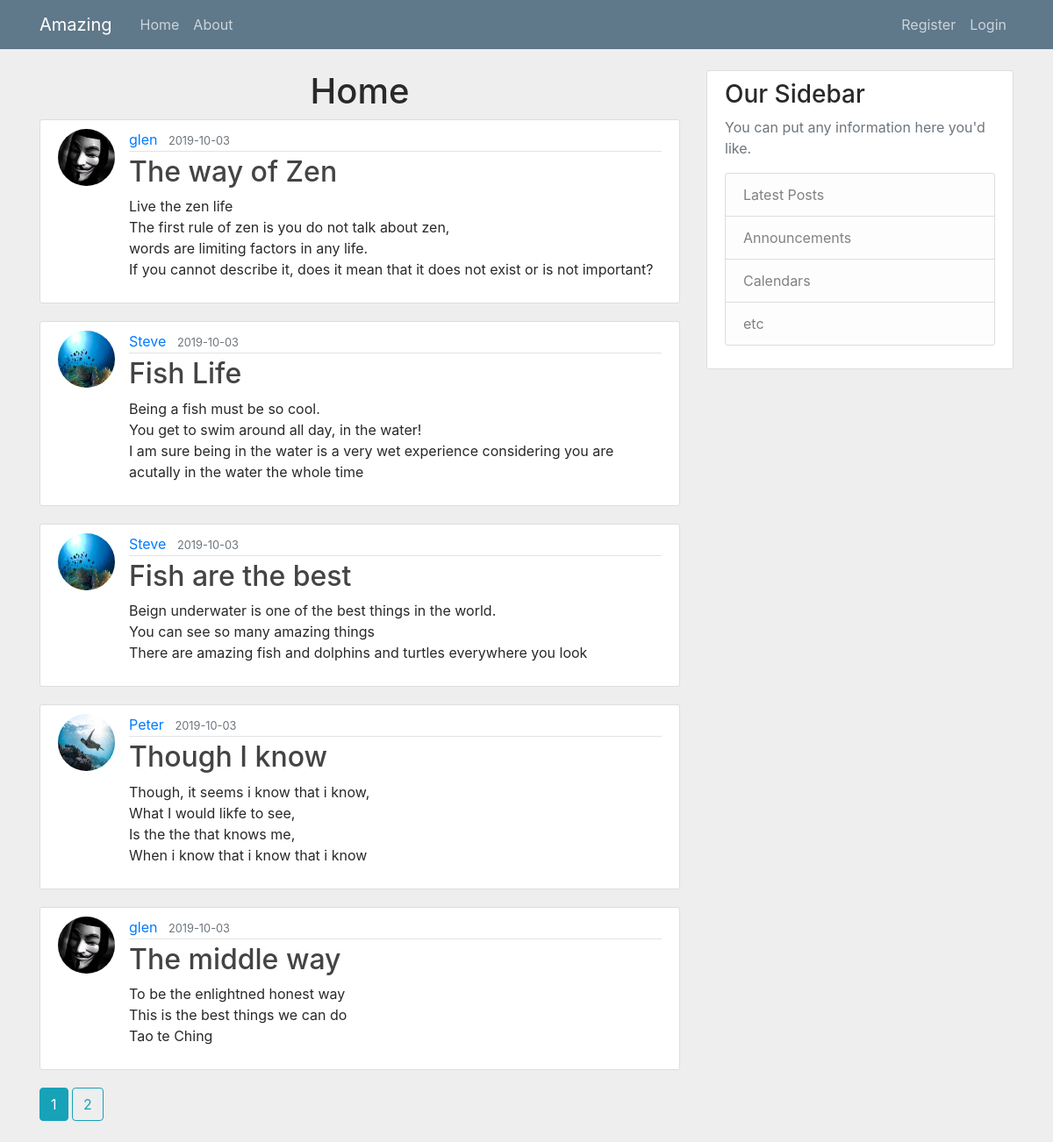
Page /home on the earlier database version.
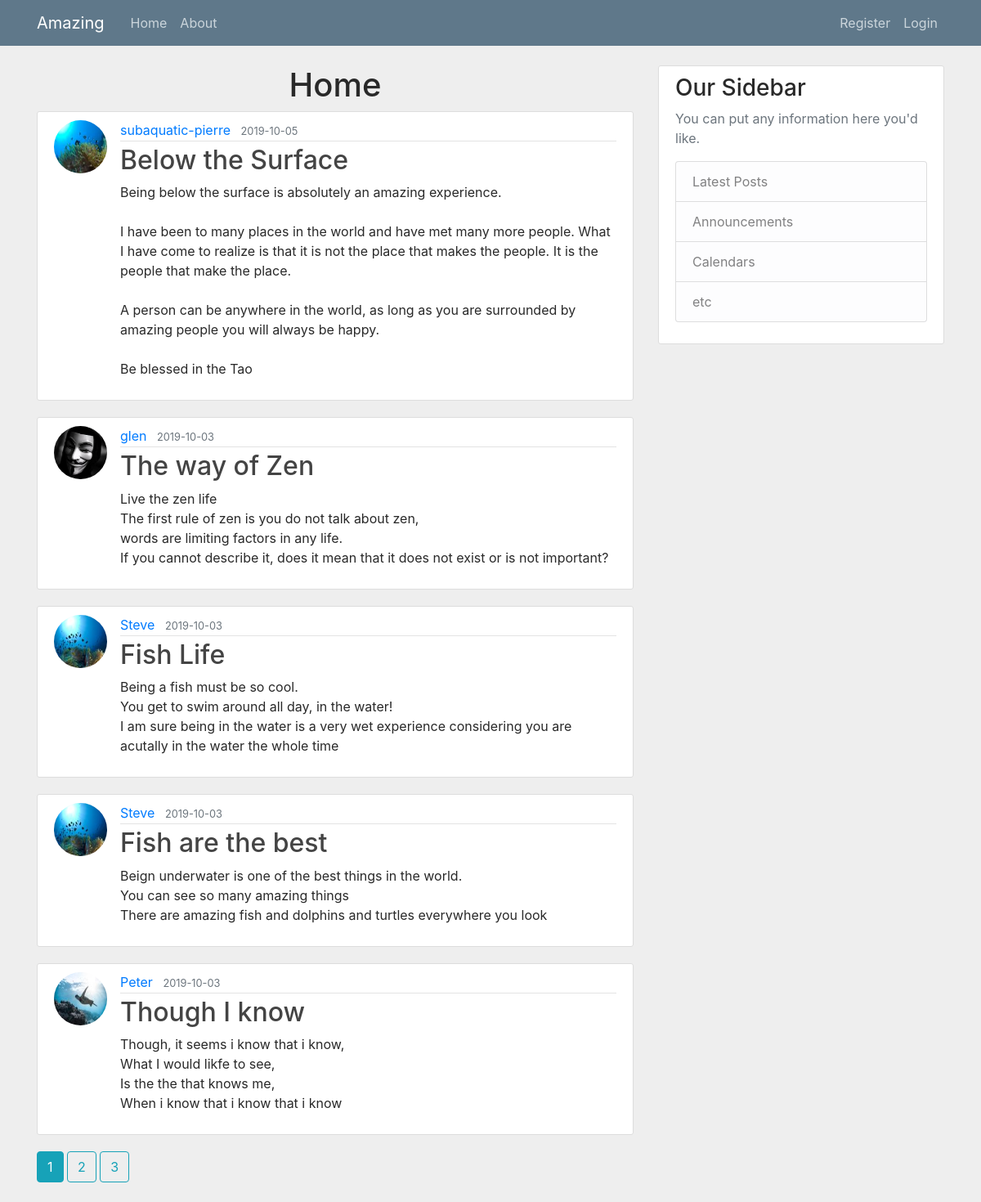
Same page on the later database version.
### flaskblog/models.py (models this page shows, shortened)
class Post(db.Model):
    id = db.Column(db.Integer, primary_key=True)
    title = db.Column(db.String(100), nullable=False)
    date_posted = db.Column(db.DateTime, nullable=False, default=datetime.utcnow)
    content = db.Column(db.Text, nullable=False)
    user_id = db.Column(db.Integer, db.ForeignKey('user.id'), nullable=False)

class User(db.Model, UserMixin): # UserMixin is a class imported from flask_login that creates attributes to be used with login_manager
    id = db.Column(db.Integer, primary_key=True)
    username = db.Column(db.String(20), unique=True, nullable=False)
    email = db.Column(db.String(120), unique=True, nullable=False)
    image_file = db.Column(db.String(20), nullable=False, default='default.jpg')
    password = db.Column(db.String(60), nullable=False)
    posts = db.relationship('Post', backref='author', lazy=True)

### flaskblog/main/routes.py (the view)
@main.route('/')
@main.route('/home')
def home():
    page = request.args.get('page', 1, type=int) # Use int type to prevent anyone submitting anything other than integer
    posts = Post.query.order_by(Post.date_posted.desc()).paginate(page=page, per_page=5) # user order_by to order the posts by newest post at the top
    return render_template('index.html', posts=posts)

### flaskblog/templates/index.html
{% extends 'layout.html' %}
{% block main %}
    <h1 class="text-center">Home</h1>
    {% for post in posts.items %}
        <article class="media content-section">
            <img class="rounded-circle article-img" src="{{ url_for('static', filename='profile_pics/' + post.author.image_file) }}" alt="">
            <div class="media-body">
                <div class="article-metadata">
                <a class="mr-2" href="{{ url_for('users.user_posts', username=post.author.username) }}">{{ post.author.username }}</a>
                <small class="text-muted">{{ post.date_posted.strftime('%Y-%m-%d') }}</small>
                </div>
                <h2><a class="article-title" href="{{ url_for('posts.post', post_id=post.id) }}">{{ post.title }}</a></h2>
                <p class="article-content">{{ post.content }}</p>
            </div>
        </article>
    {% endfor %}
    {% for page_num in posts.iter_pages(left_edge=1, right_edge=1, left_current=1, right_current=2) %}
        {% if page_num %}
            {% if posts.page == page_num %}
                <a class="btn btn-info mb-4" href="{{ url_for('main.home', page=page_num) }}">{{ page_num }}</a>
            {% else %}
                <a class="btn btn-outline-info mb-4" href="{{ url_for('main.home', page=page_num) }}">{{ page_num }}</a>
            {% endif %}
        {% else %}
            ...
        {% endif %}
    {% endfor %}
{% endblock %}

### flaskblog/templates/layout.html (shortened to what this page needs)
<!DOCTYPE html>
<html lang="en">
    <head>
        <link rel="stylesheet" href="{{ url_for('static', filename='css/bootstrap.css')}}">
        <link rel="stylesheet" href="{{ url_for('static', filename='css/main.css')}}">
    </head>
    <header class="site-header">
        <nav class="navbar navbar-expand-md navbar-dark bg-steel fixed-top">
            <div class="container">
            <a class="navbar-brand mr-4" href="/">Amazing</a>
            <div class="collapse navbar-collapse" id="navbarToggle">
                <div class="navbar-nav mr-auto">
                <a class="nav-item nav-link" href="{{ url_for('main.home') }}">Home</a>
                <a class="nav-item nav-link" href="{{ url_for('main.about') }}">About</a>
                </div>
                <div class="navbar-nav">
                {% if current_user.is_authenticated %}
                    <a class="nav-item nav-link" href="{{ url_for('posts.new_post') }}">New Post</a>
                    <a class="nav-item nav-link" href="{{ url_for('users.account') }}">Account</a>
                    <a class="nav-item nav-link" href="{{ url_for('users.logout') }}">Logout</a>
                {% else %}
                    <a class="nav-item nav-link" href="{{ url_for('users.register') }}">Register</a>
                    <a class="nav-item nav-link" href="{{ url_for('users.login') }}">Login</a>
                {% endif %}
                </div>
            </div>
            </div>
        </nav>
    </header>
    <body>
        <main role="main" class="container">
            <div class="row">
                <div class="col-md-8">
                {% block main %}{% endblock %}
                </div>
                <div class="col-md-4">
                <div class="content-section">
                    <h3>Our Sidebar</h3>
                    <p class='text-muted'>You can put any information here you'd like.
                    <ul class="list-group">
                        <li class="list-group-item list-group-item-light">Latest Posts</li>
                        <li class="list-group-item list-group-item-light">Announcements</li>
                        <li class="list-group-item list-group-item-light">Calendars</li>
                        <li class="list-group-item list-group-item-light">etc</li>
                    </ul>
                    </p>
                </div>
                </div>
            </div>
        </main>
    </body>
</html>

### flaskblog/static/css/main.css (style rules this page uses)
body { background-color: black; }
*, *::before, *::after { padding: 0; margin: 0; box-sizing: inherit; list-style: none; text-decoration: none; }
body { color: #292929; box-sizing: border-box; font-style: normal; background-color: #eee; margin-top: 5rem; }
.bg-steel { background-color: #5f788a; }
.site-header .navbar-nav .nav-link { color: #cbd5db; }
.content-section { background: #ffffff; padding: 10px 20px; border: 1px solid #dddddd; border-radius: 3px; margin-bottom: 20px; }
.article-title { color: #444444; }
.article-content { white-space: pre-line; }
.article-img { height: 65px; width: 65px; margin-right: 16px; }
.article-metadata { padding-bottom: 1px; margin-bottom: 4px; border-bottom: 1px solid #e3e3e3; }

Differences in the rows shown:
no longer on this page (row unchanged): Post: image_file (placeholder picture), author.username "glen", date_posted "2019-10-03", title "The middle way", content "To be the enlightned honest way This is the best things we can do Tao te Ching"
added Post: image_file (picture), author.username "subaquatic-pierre", date_posted "2019-10-05", title "Below the Surface", content "Being below the surface is absolutely an amazing experience. I have been to many places in the world and have met many more people. What I have come to realize is that it is not the place that makes the people. It is the people that make the place. A person can be anywhere in the world, as long as you are surrounded by amazing people you will always be happy. Be blessed in the Tao"
Other differences:
new list line: "3"
